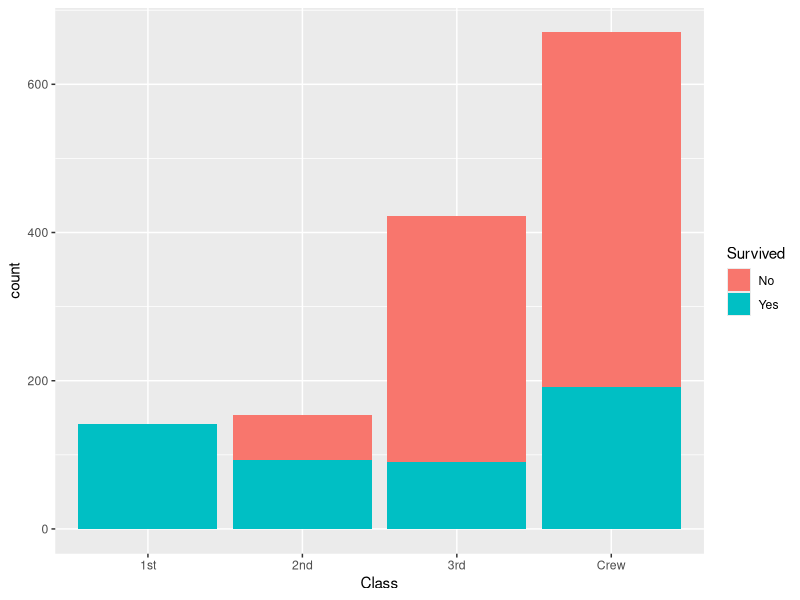

Recreate this plot in R. (Note: this script raises an error after producing the figure.)

dt <- data.frame(Titanic)

library(ggplot2)
p <- ggplot(data = dt, aes(x = Class, fill = Survived, 
                           weight = Freq,frame = Sex)) +
  geom_bar(position = 'identity')

library(gganimate)
gganimate(p, interval = 2,
          filename = 'titanic.gif')
